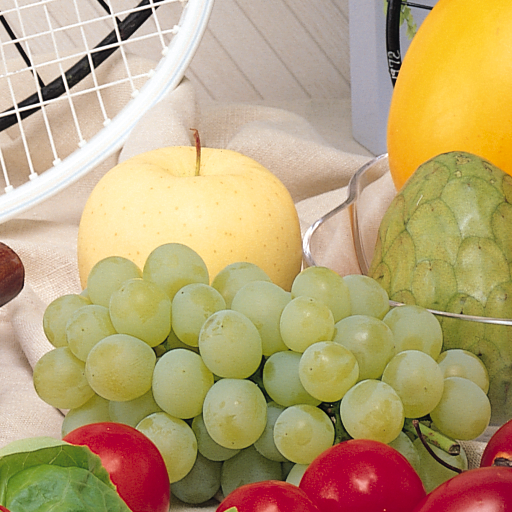
%> input picture exercises/eveaskari/4/fruits.png, 512 x 512 px
$ octave half_negative.m   (GNU Octave 9; MATLAB toolbox functions it lacks are replaced by stand-ins)
%> lines starting %> are read from the running program, lines starting %| are printed output that depends on the picture
clc;
close all;
clear;


img1 = imread("MATLAB/fruits.png");
%> img1 is the input picture: size 512x512x3 uint8; mean R, G, B 185.5, 163.3, 118.3
img1 = rgb2gray(img1);
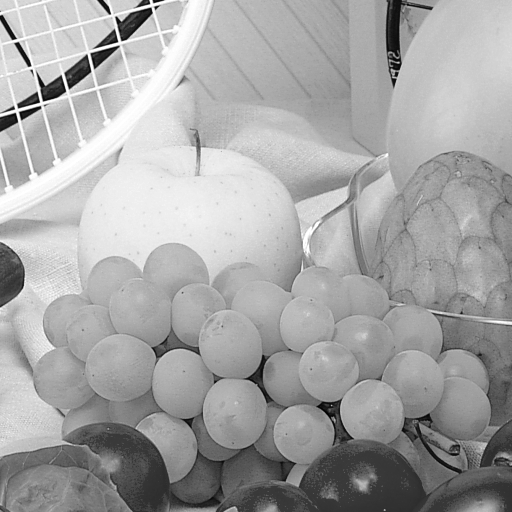
%> img1: size 512x512 uint8; min 0, max 255, mean 164.8
img1 = imresize(img1, [300 300]);
%> img1: size 300x300 uint8

figure, imshow(img1);
%figure, imshow(img2);

img_siz = size(img1);
%> img_siz = [300 300]


for i = 1: img_siz(1,1)/2
    for j = 1: img_siz(1,2)
        img1(i,j) = 255 - img1(i,j);
    end
end
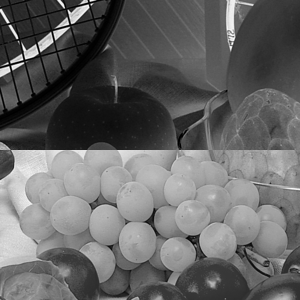
%> img1: size 300x300 uint8; min 0, max 255, mean 101.6

figure, imshow(img1);

for i = 1: img_siz(1,1)
    for j = 1: img_siz(1,2)/2
        img1(i,j) = 255 - img1(i,j);
    end
end
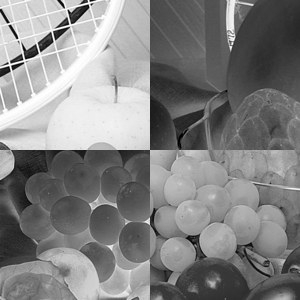
%> img1: size 300x300 uint8; min 0, max 255, mean 130.5

figure, imshow(img1);

$ run again, with exercises/eveaskari/4/2neg.JPG saved as exercises/eveaskari/4/fruits.png
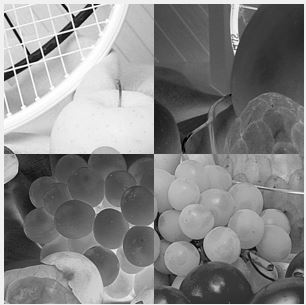
%> input picture exercises/eveaskari/4/2neg.JPG, 306 x 305 px
%> img1 is the input picture: size 305x306x3 uint8; min 0, max 255, mean 134.4
%> after the loop `for i = 1: img_siz(1,1)/2`:
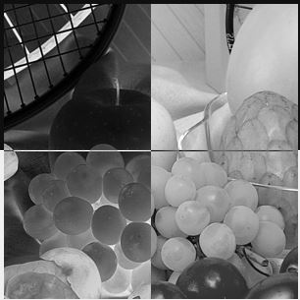
%> img1: size 300x300 uint8; min 0, max 255, mean 114.2
%> after the loop `for i = 1: img_siz(1,1)`:
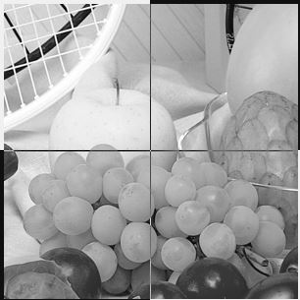
%> img1: size 300x300 uint8; min 0, max 255, mean 162.6

$ run again, with exercises/eveaskari/4/Vneg.JPG saved as exercises/eveaskari/4/fruits.png
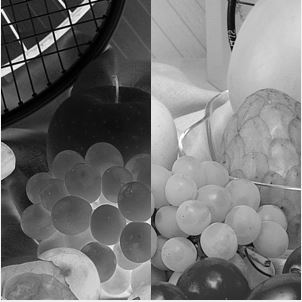
%> input picture exercises/eveaskari/4/Vneg.JPG, 302 x 302 px
%> img1 is the input picture: size 302x302x3 uint8; min 0, max 255, mean 116.3
%> after the loop `for i = 1: img_siz(1,1)/2`:
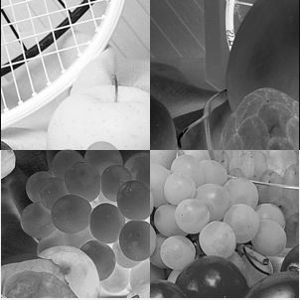
%> img1: size 300x300 uint8; min 0, max 255, mean 131.3
%> after the loop `for i = 1: img_siz(1,1)`:
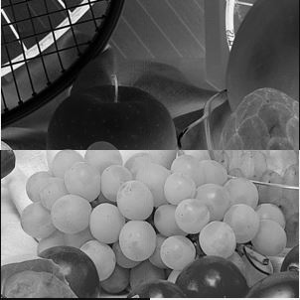
%> img1: size 300x300 uint8; min 0, max 255, mean 101.6
